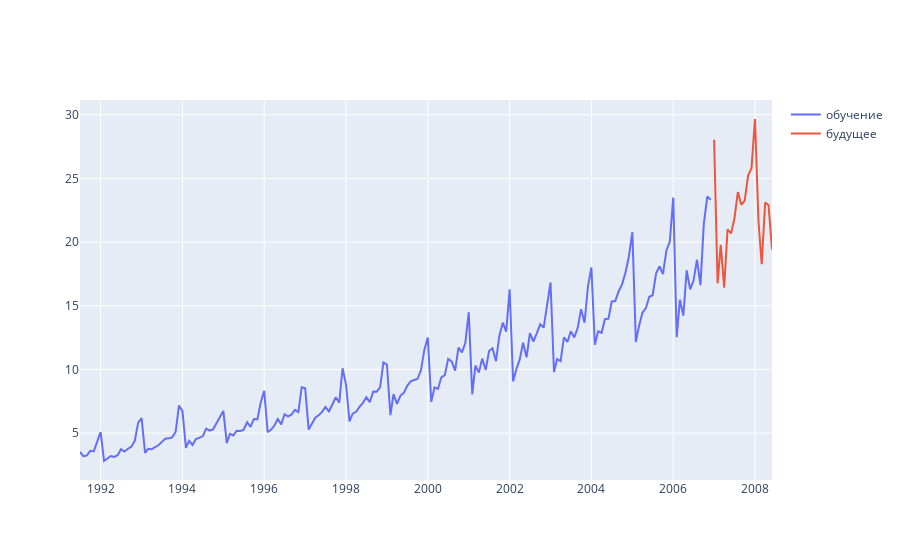

Source (notebook cell):
### Markdown cell above
Визуализируем на интерактивном графике обучение и тестовую часть.

### Code cell
fig = go.Figure()
fig.add_trace(go.Scatter(x=train_data.index, y=list(train_data),
                         mode='lines', name='обучение'))
fig.add_trace(go.Scatter(x=predict_data.index, y=list(predict_data),
                         mode='lines', name='будущее'))
fig.show()

### Figure 1 — Plotly figure (JSON) as saved in the notebook; plotly's stock layout.template omitted (floating-point values rounded to 4 significant figures; data arrays with more than 128 entries replaced by an {"elided": "..."} marker saying what was removed)
{"data": [{"mode": "lines", "name": "обучение", "type": "scatter", "x": {"elided": "186 str values"}, "y": {"elided": "186 float values"}}, {"mode": "lines", "name": "будущее", "type": "scatter", "x": ["2007-01-01T00:00:00", "2007-02-01T00:00:00", "2007-03-01T00:00:00", "2007-04-01T00:00:00", "2007-05-01T00:00:00", "2007-06-01T00:00:00", "2007-07-01T00:00:00", "2007-08-01T00:00:00", "2007-09-01T00:00:00", "2007-10-01T00:00:00", "2007-11-01T00:00:00", "2007-12-01T00:00:00", "2008-01-01T00:00:00", "2008-02-01T00:00:00", "2008-03-01T00:00:00", "2008-04-01T00:00:00", "2008-05-01T00:00:00", "2008-06-01T00:00:00"], "y": [28.04, 16.76, 19.79, 16.43, 21.0, 20.68, 21.83, 23.93, 22.93, 23.26, 25.25, 25.81, 29.67, 21.65, 18.26, 23.11, 22.91, 19.43]}], "layout": {}}
